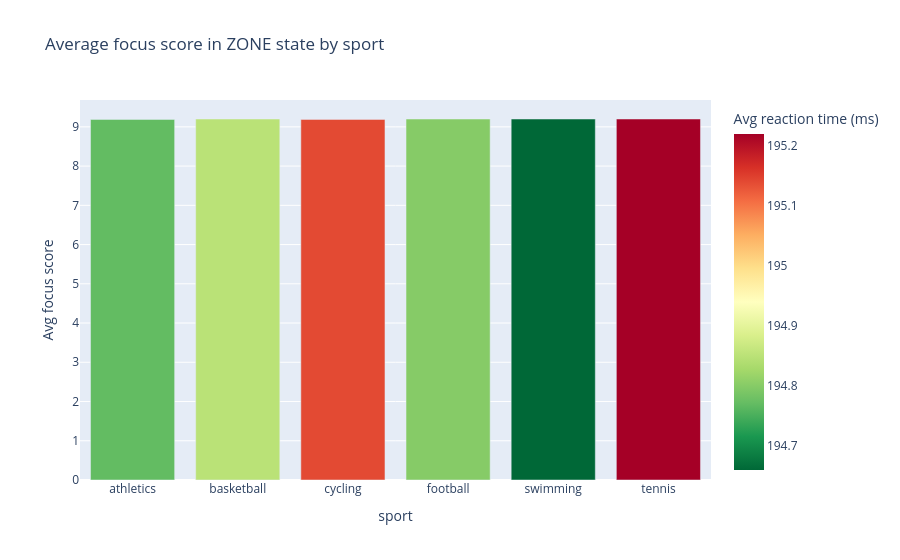

Notebook code for this chart:
### Code cell
sport_zone = df[df["state_label"]=="zone"].groupby("sport").agg(
    zone_sessions=("session_id","count"),
    avg_focus=("focus_score_mean","mean"),
    avg_reaction=("reaction_time_ms_mean","mean")
).round(2)

print("Sport breakdown in ZONE state:")
print(sport_zone.sort_values("avg_focus", ascending=False))

fig = px.bar(sport_zone.reset_index(),
             x="sport", y="avg_focus",
             color="avg_reaction",
             color_continuous_scale="RdYlGn_r",
             title="Average focus score in ZONE state by sport",
             labels={"avg_focus":"Avg focus score",
                     "avg_reaction":"Avg reaction time (ms)"})
fig.show()

### Figure 1 — Plotly figure (JSON) as saved in the notebook; plotly's stock layout.template omitted (floating-point values rounded to 4 significant figures)
{"data": [{"hovertemplate": "sport=%{x}<br>Avg focus score=%{y}<br>Avg reaction time (ms)=%{marker.color}<extra></extra>", "legendgroup": "", "marker": {"color": [194.8, 194.8, 195.1, 194.8, 194.7, 195.2], "coloraxis": "coloraxis", "pattern": {"shape": ""}}, "name": "", "orientation": "v", "showlegend": false, "textposition": "auto", "type": "bar", "x": ["athletics", "basketball", "cycling", "football", "swimming", "tennis"], "xaxis": "x", "y": [9.19, 9.2, 9.19, 9.2, 9.2, 9.2], "yaxis": "y"}], "layout": {"barmode": "relative", "coloraxis": {"colorbar": {"title": {"text": "Avg reaction time (ms)"}}, "colorscale": [[0.0, "rgb(0,104,55)"], [0.1, "rgb(26,152,80)"], [0.2, "rgb(102,189,99)"], [0.3, "rgb(166,217,106)"], [0.4, "rgb(217,239,139)"], [0.5, "rgb(255,255,191)"], [0.6, "rgb(254,224,139)"], [0.7, "rgb(253,174,97)"], [0.8, "rgb(244,109,67)"], [0.9, "rgb(215,48,39)"], [1.0, "rgb(165,0,38)"]]}, "legend": {"tracegroupgap": 0}, "title": {"text": "Average focus score in ZONE state by sport"}, "xaxis": {"anchor": "y", "domain": [0.0, 1.0], "title": {"text": "sport"}}, "yaxis": {"anchor": "x", "domain": [0.0, 1.0], "title": {"text": "Avg focus score"}}}}
